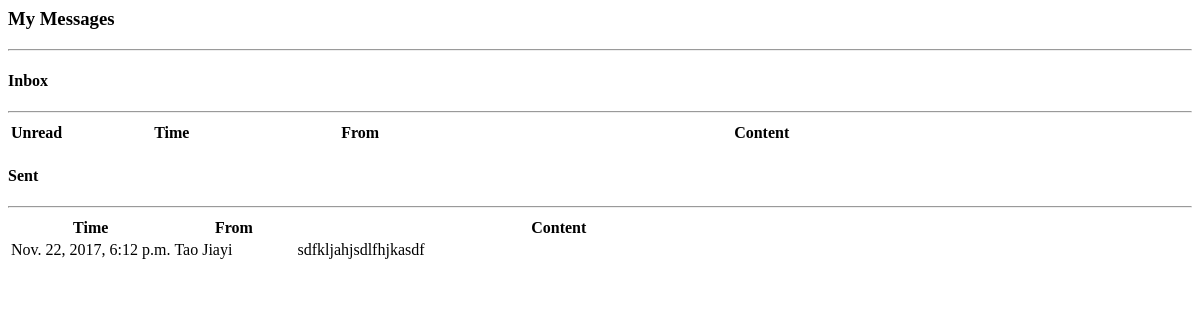
/message/ (signed in), run on an earlier commit of the app's database.
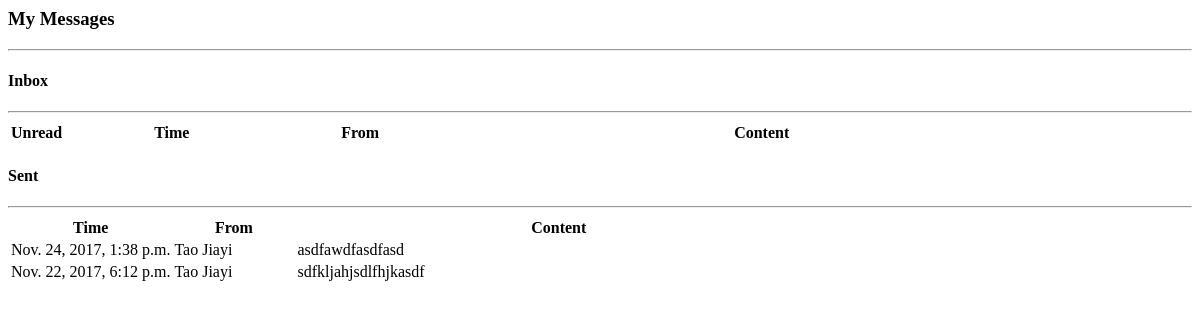
And on a later commit of the database.
### tutoria/models.py (models this page shows)
class Message(models.Model):
	unread = models.BooleanField(default=True)
	sender = models.ForeignKey(User, on_delete=models.CASCADE, related_name="sender")
	receiver = models.ForeignKey(User, on_delete=models.CASCADE, related_name="receiver")
	content = models.TextField(default="None")
	createTime = models.DateTimeField(default=datetime.now())

### tutoria/views/message_view.py (the view)
# urls.py: url(r'^message/', include([
def message(request):
    inbox_messages = get_inbox_message(request.user)
    sent_messages = get_sent_message(request.user)
    return render_to_response('tutoria/message.html', locals())

### tutoria/operations.py (called while the page is built)
def get_inbox_message(user):
	try:
		return Message.objects.filter(receiver=user).order_by('-createTime', '-id')
	except Message.DoesNotExist:
		return None

def get_sent_message(user):
	try:
		return Message.objects.filter(sender=user).order_by('-createTime', '-id')
	except Message.DoesNotExist:
		return None

### tutoria/templates/tutoria/message.html (shortened to what this page needs)
<div id="message">
	<h3> My Messages </h3> <hr>
	<h4> Inbox </h4> <hr>
	<table class="table table-bordered table-transparent">
		<thead class="thead thead-dark">
			<tr>
				<th style="width:5%"> Unread </th>
				<th style="width:20%"> Time </th>
				<th style="width:15%"> From </th>
				<th> Content </th>
			</tr>
		</thead>
	</table>
	<h4> Sent </h4> <hr>
	<table class="table table-bordered table-transparent table-msg">
		<thead class="thead thead-dark">
			<tr>
				<th style="width:20%"> Time </th>
				<th style="width:15%"> From </th>
				<th> Content </th>
			</tr>
		</thead>
		<tbody>
			{% for message in sent_messages %}
			<tr>
				<td> {{ message.createTime }} </td>
				<td> {{ message.receiver.username }} </td>
				<td> {{ message.content }} </td>
			</tr>
			{% endfor %}
		</tbody>
	</table>
</div>

What changed in the data, as far as the page shows it:
added Message: createTime "Nov. 24, 2017, 1:38 p.m.", receiver.username "Tao Jiayi", content "asdfawdfasdfasd"
